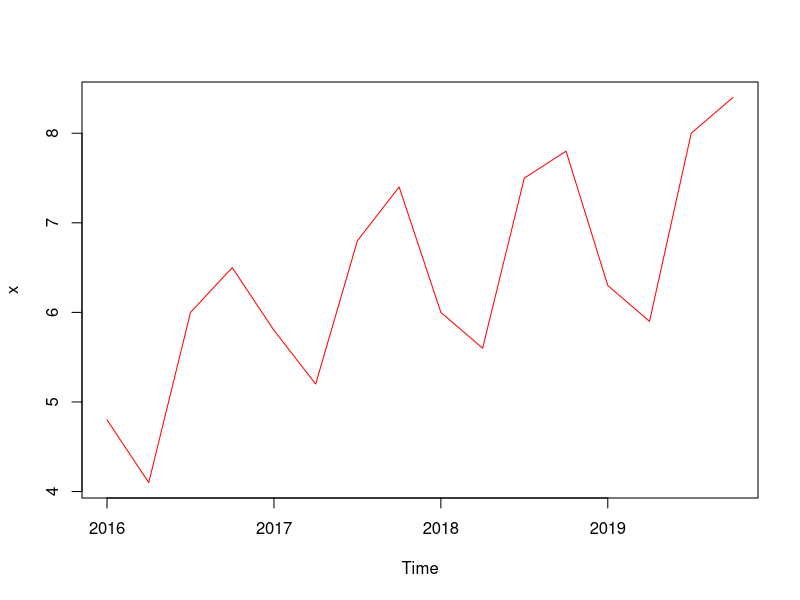
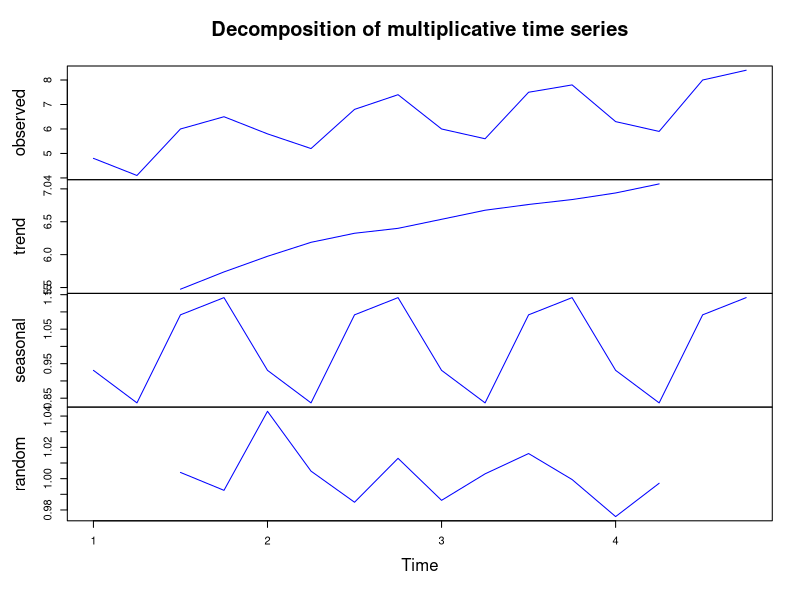
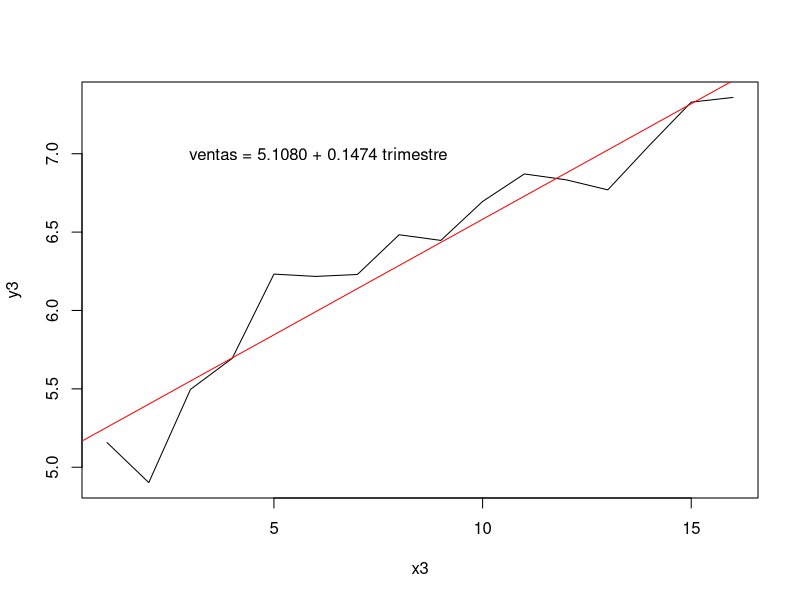
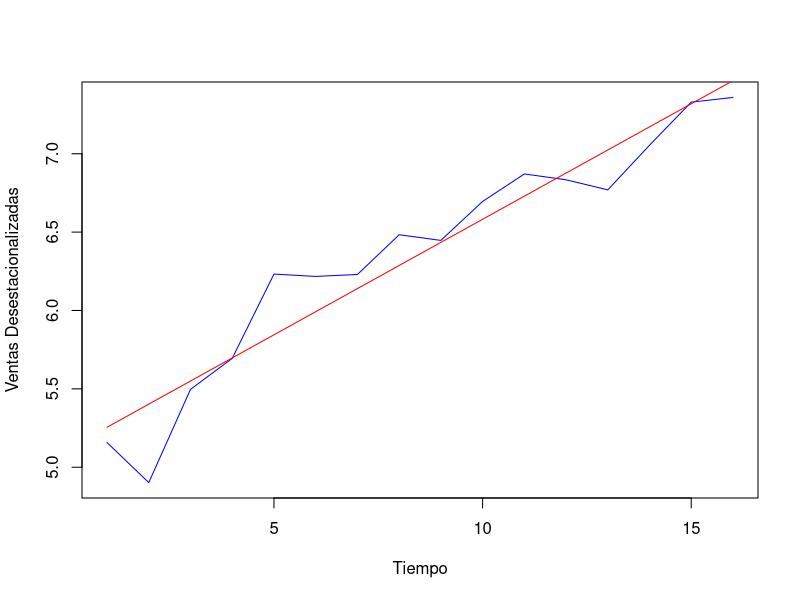

Source code (R) for these figures, in order:
## ---- chunk 1
knitr::opts_chunk$set(echo = TRUE)
## ---- chunk 2
# Datos de ventas
ventas <- c(
  4.8, 4.1, 6, 6.5, 5.8,
  5.2, 6.8, 7.4, 6, 5.6,
  7.5, 7.8, 6.3, 5.9, 8, 8.4
)

# Crear serie de tiempo
x <- ts(ventas, frequency = 4, start = c(2016, 1))

# Crear un data frame con los datos
datos_tabla <- data.frame(
  Año = rep(seq(2016, 2019), each = 4),
  Trimestre = rep(1:4, times = 4),
  Ventas = ventas
)

# Mostrar la tabla
print(datos_tabla)
## ---- chunk 3
ventas <- c(
  4.8, 4.1, 6, 6.5, 5.8, 5.2,
  6.8, 7.4, 6, 5.6, 7.5, 7.8,
  6.3, 5.9, 8, 8.4
)
T <- ts(ventas, frequency = 4, start(c(2016, 1)))
D <- decompose(T, type = "m")
plot.ts(x, col = "red")
plot(D, col = "blue")
## ---- chunk 4
# Análisis de tendencia y estacionalidad
tendencia <- D$trend
estacionalidad <- D$seasonal
print("Tendencia")
print(tendencia)
print("Estacionalidad")
print(estacionalidad)
## ---- chunk 5
ventas_desestacionalizadas <- (D$x) / (D$seasonal)
x3 <- 1:16
y3 <- ventas_desestacionalizadas
N3 <- lm(y3 ~ x3)
N3
plot(x3, y3, type = "l")
abline(N3, col = "red")
text(6, 7, " ventas = 5.1080 + 0.1474 trimestre")
## ---- chunk 6
summary(N3)
## ---- chunk 7
summary(N3)$r.squared
## ---- chunk 8
resid(N3)
## ---- chunk 9
shapiro.test(resid(N3))
## ---- chunk 10
print("CME")
mean(resid(N3)^2)
print("EPAM")
mean(abs(resid(N3) / ventas_desestacionalizadas)) * 100
## ---- chunk 11
predicciones <- predict(N3)
plot(x3, ventas_desestacionalizadas,
  type = "l", col = "blue", ylab = "Ventas Desestacionalizadas",
  xlab = "Tiempo"
)
lines(x3, predicciones, col = "red")
## ---- chunk 12
f <- function(x) {
  5.1080 + 0.1474 * x
}

a1 <- D$seasonal[1]
a2 <- D$seasonal[2]
a3 <- D$seasonal[3]
a4 <- D$seasonal[4]
f(17) * a1 * 1000
f(18) * a2 * 1000
f(19) * a3 * 1000
f(20) * a4 * 1000
## ---- chunk 13
ventas <- data.frame(
  trimestre = c(1, 2, 3, 4),
  anio1 = c(1690, 940, 2625, 2500),
  anio2 = c(1800, 900, 2900, 2360),
  anio3 = c(1850, 1100, 2930, 2615)
)
## ---- chunk 14
ventas$promedio_movil4 <- rowMeans(ventas[, c("anio1", "anio2", "anio3")])
ventas$promedio_movil_centrado <- c(
  NA,
  head(ventas$promedio_movil4, -1) + tail(ventas$promedio_movil4, -1)
) / 2
print(ventas[, c("trimestre", "promedio_movil4", "promedio_movil_centrado")])
## ---- chunk 15
promedio_anual <- colMeans(ventas[, c("anio1", "anio2", "anio3")])
indices_estacionales <- t(t(ventas[, c("anio1", "anio2", "anio3")]) / promedio_anual) * 100
print(indices_estacionales)
## ---- chunk 16
trimestre_max_indice <- which.max(apply(indices_estacionales, 2, max))
cat(
  "El mayor índice estacional se encuentra en el trimestre",
  trimestre_max_indice
)
